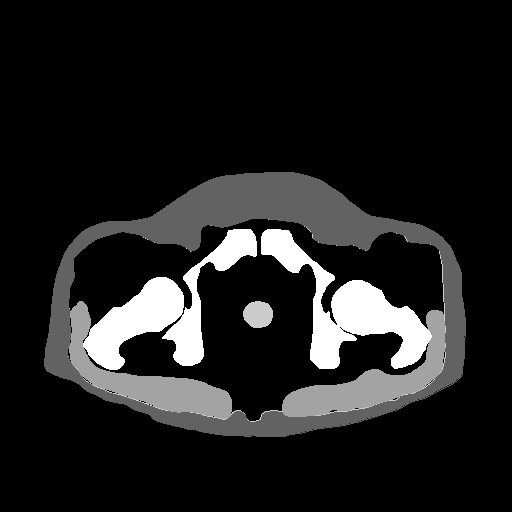
%> input picture extensions/MK2014/images/atlasImage_CT02.tif, 512 x 512 px
$ octave --eval "result = removeTable(imread('../images/atlasImage_CT02.tif'));"   (GNU Octave 9; MATLAB toolbox functions it lacks are replaced by stand-ins)
%> lines starting %> are read from the running program, lines starting %| are printed output that depends on the picture; in (x1, y1, x2, y2) boxes, pixels count from 0 and x2, y2 are one past the last pixel; in counts of white or black regions, pixels touching at a corner belong together; the program's own positions count from 1
function [imageNoTable, bodyMask]=removeTable(image)
% Removes all but the biggest object (the patient) in the image.
% The area surrounding the patient is set to -100 to increase the contrast
% between adispose tissue and air.
%
% Input:  CT image: The image must either have the format double or single
%                   and have values in the range 0 to 255.
%
% Output: CT image containing the body of the patient.


%remove CT-table
[~, imageBinary]=histc(image,[7 256]);
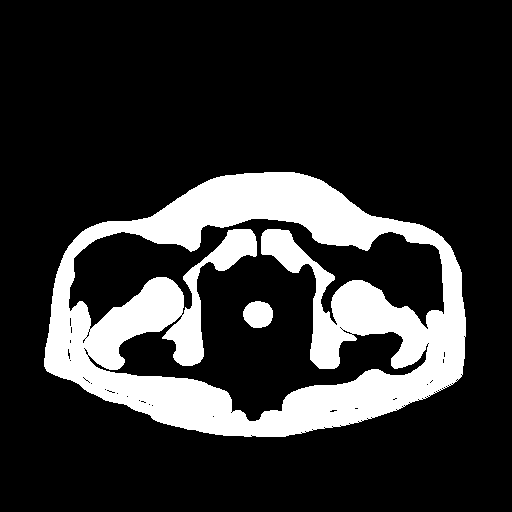
%> imageBinary: size 512x512 double; values 0 (black) and 1 (white), 19.2% white; 2 white regions, box (x1, y1, x2, y2) and area: (44, 172, 466, 437) 49654, (243, 301, 273, 328) 642
imageBinaryFilled=imfill(imageBinary);
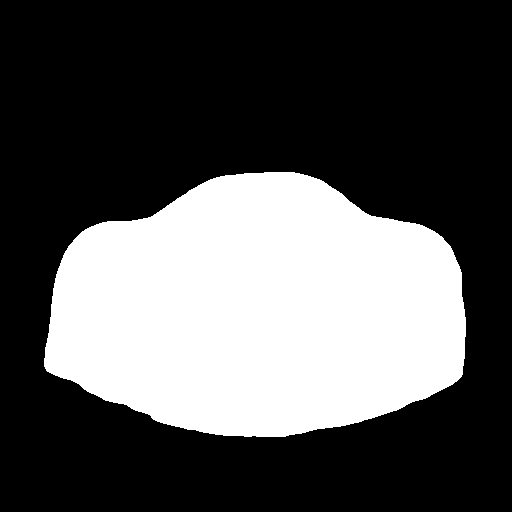
%> imageBinaryFilled: size 512x512 double; values 0 (black) and 1 (white), 32.9% white; 1 white region, box (x1, y1, x2, y2) and area: (44, 172, 466, 437) 86309

% Removal of all obejcts but the biggest one
imageLabled=bwlabel(imageBinaryFilled,4);
imageLabeledHistogram=imhist(uint8(imageLabled));
%> imageLabeledHistogram = 256 values, max 175835 at index 1, min 0 at index 3, mean 1024
imageLabeledHistogram(1)=0;
[~, largestArea]=max(imageLabeledHistogram);
%> largestArea = 2
largestArea=largestArea-1;
%> largestArea = 1
imageLabled(imageLabled~=largestArea)=0;
bodyMask = imageLabled;

imageNoTable = logical(imageLabled).*double(image);
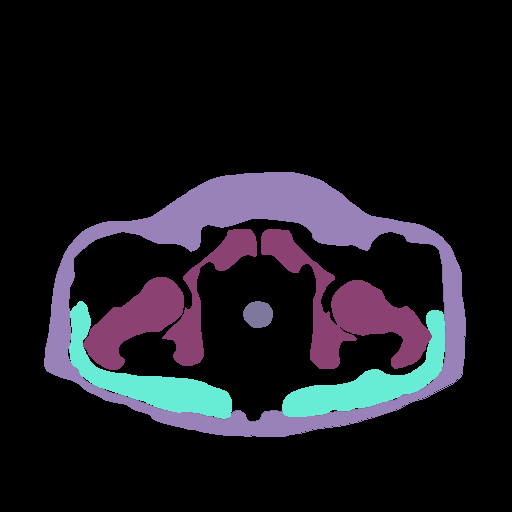
%> imageNoTable: size 512x512 double; 5 distinct labels, from 0 to 255; one colour per label, 0 black

imageNoTable(imageNoTable==0) = -100;
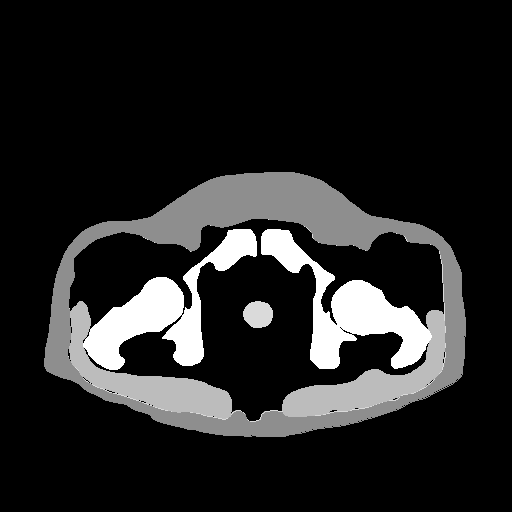
%> imageNoTable: size 512x512 double; min -100, max 255, mean -49.8; drawn with min black and max white

end

$ run again, on extensions/MK2014/images/atlasImage_CT03.tif
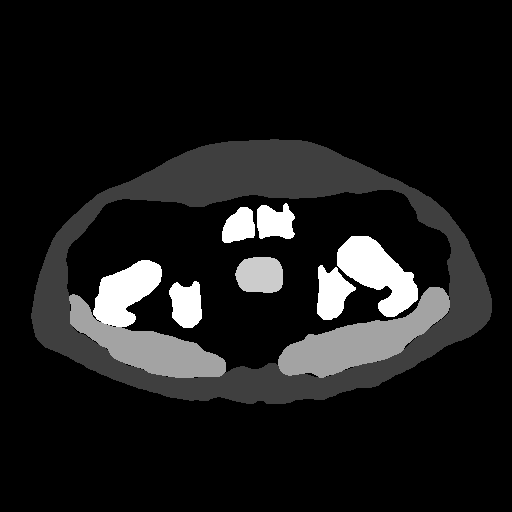
%> input picture extensions/MK2014/images/atlasImage_CT03.tif, 512 x 512 px
%> in removeTable, `[~, imageBinary]=histc(image,[7 256]);`:
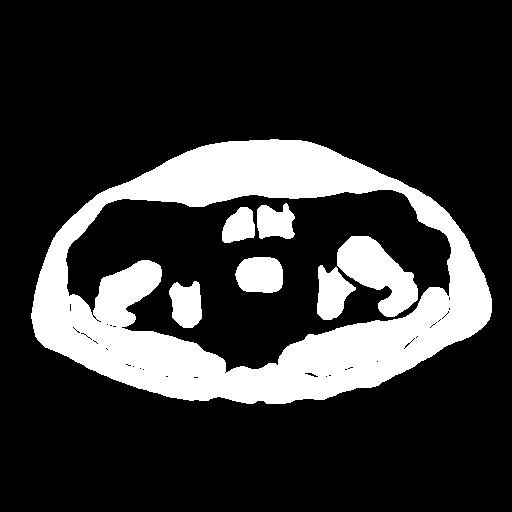
%> imageBinary: size 512x512 double; values 0 (black) and 1 (white), 21% white; 7 white regions, largest, box (x1, y1, x2, y2) and area: (31, 139, 492, 404) 45567, (337, 236, 418, 317) 3451, (235, 257, 283, 293) 1476
%> imageBinaryFilled: size 512x512 double; values 0 (black) and 1 (white), 34.9% white; 1 white region, box (x1, y1, x2, y2) and area: (31, 139, 492, 404) 91547
%> imageLabeledHistogram = 256 values, max 170597 at index 1, min 0 at index 3, mean 1024
%> in removeTable, `[~, largestArea]=max(imageLabeledHistogram);`: largestArea = 2
%> in removeTable, `largestArea=largestArea-1;`: largestArea = 1
%> in removeTable, `imageNoTable(imageNoTable==0) = -100;`:
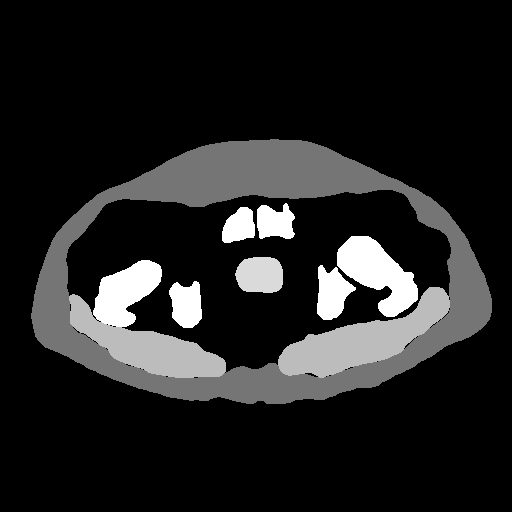
%> imageNoTable: size 512x512 double; min -100, max 255, mean -52.8; drawn with min black and max white
